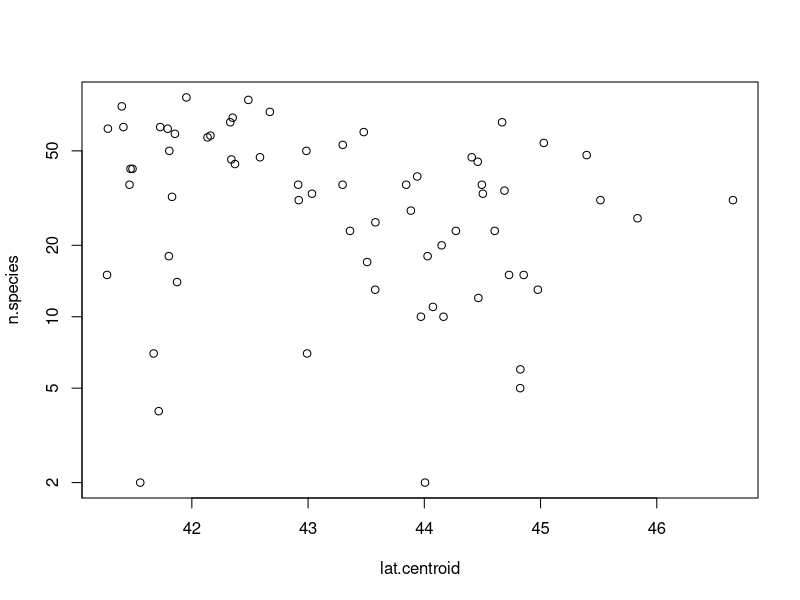
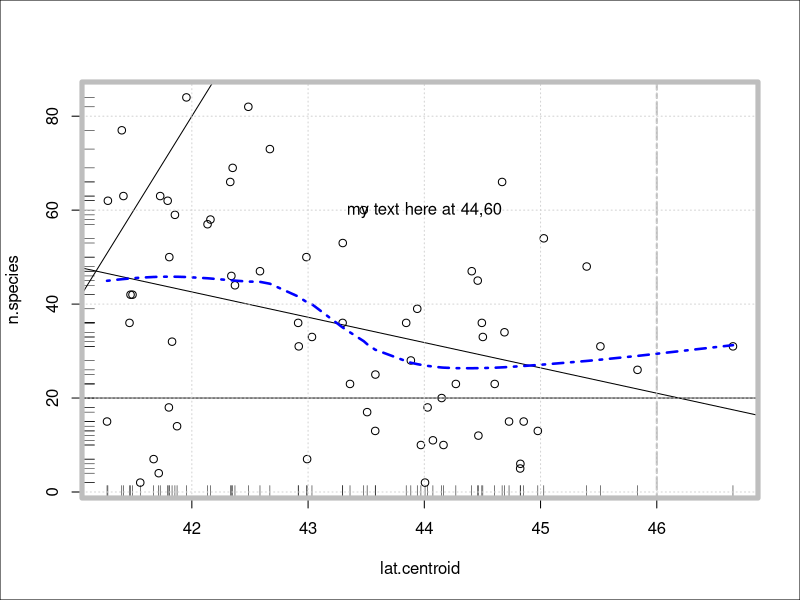
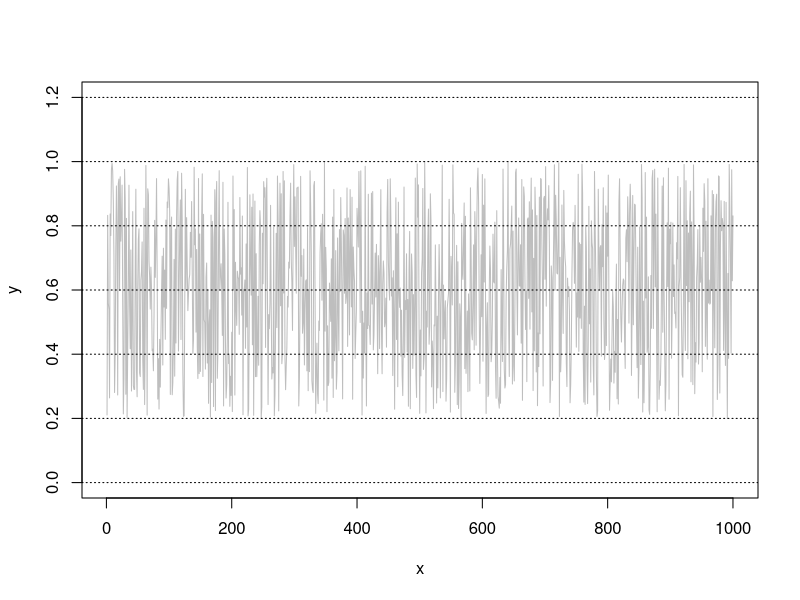
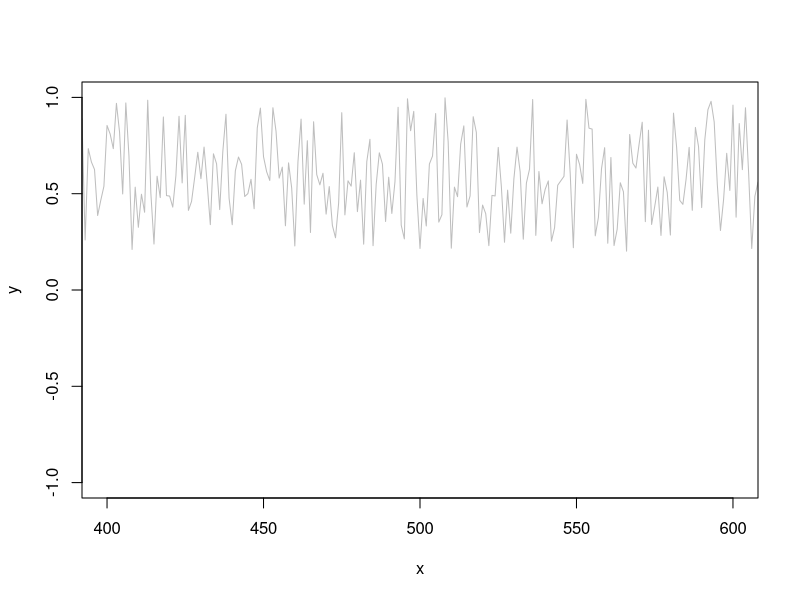
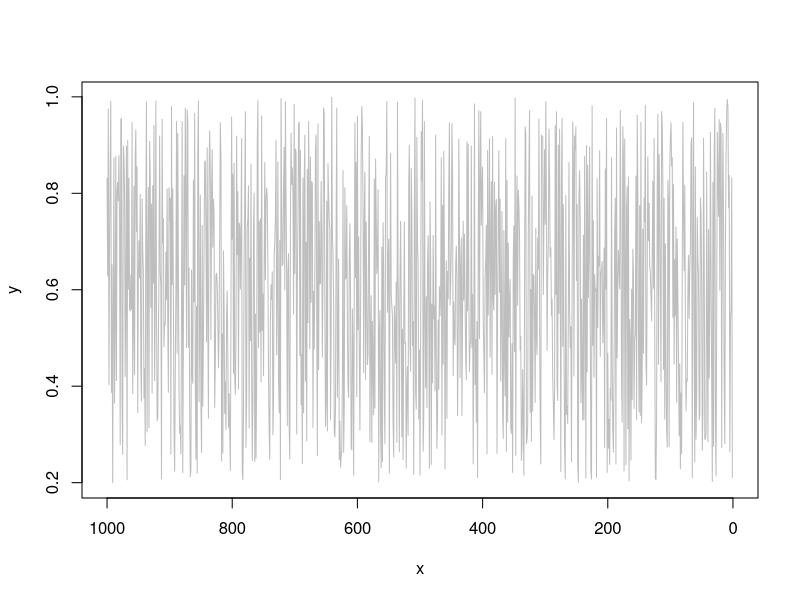
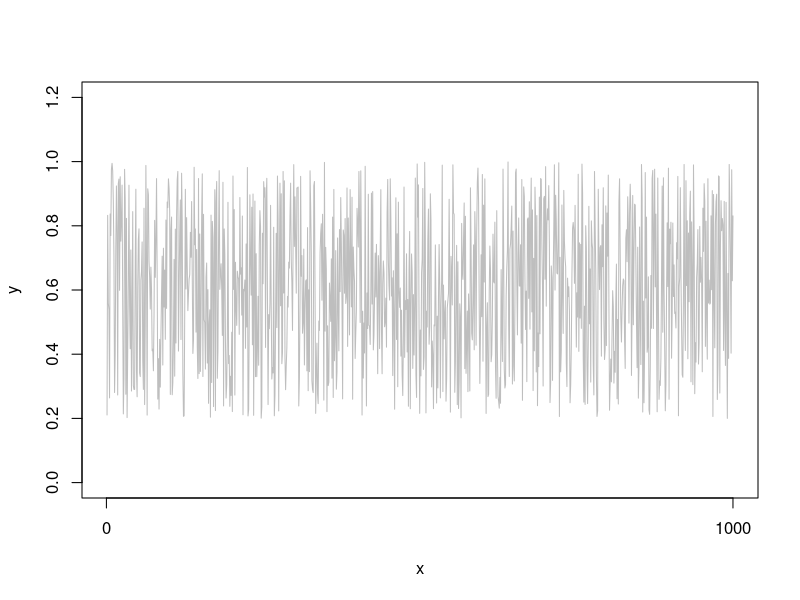
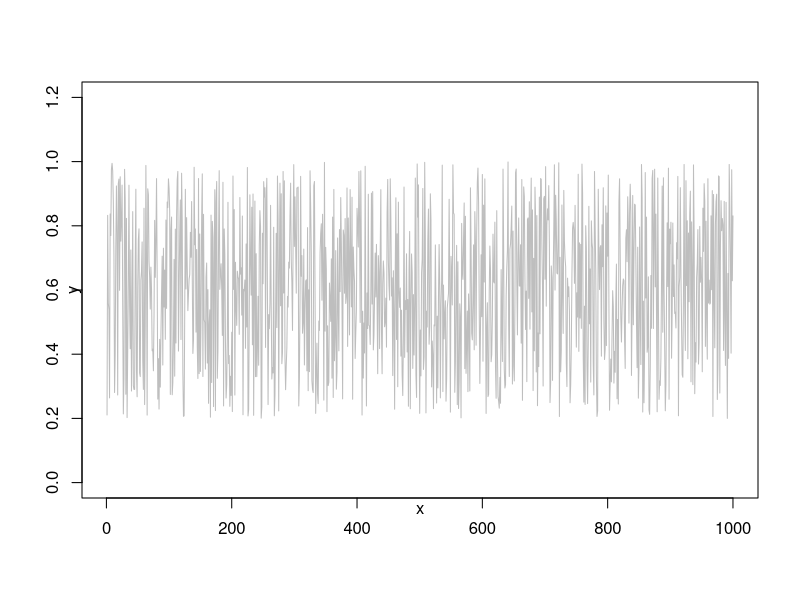
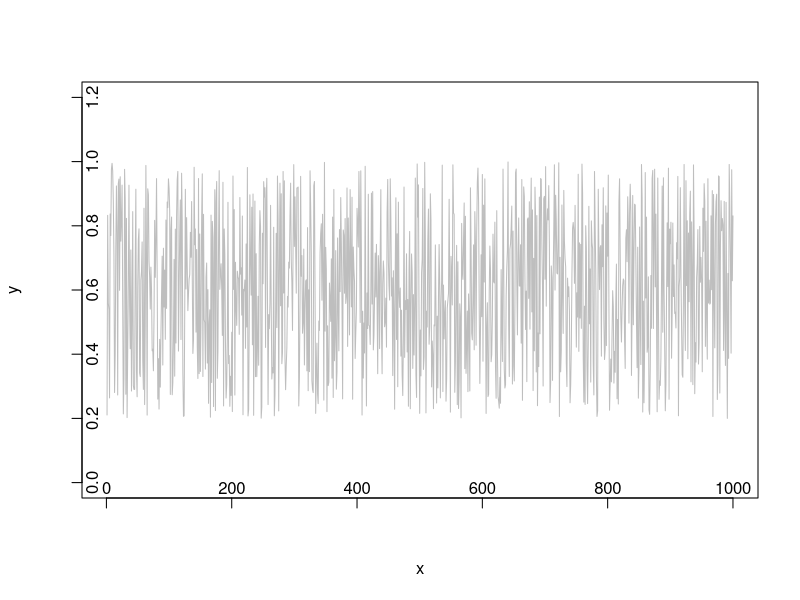

These figures' R source, in order:
#Lecture #24: Base Graphics I
#PWC
#April 25, 2017

#Preserving Defaults, Attaching A Data Frame

####################################################
#  Standard calls for preserving defaults, and reading a csv
par() # a ridiculous number of graphic parameters
opar <- par(no.readonly=TRUE) # store defaults of changeable options
Ant.Data <- read.table(file="antcountydata.csv",
                       header=TRUE,
                       sep=",",
                       stringsAsFactors=FALSE)
attach(Ant.Data) # to cut down on typing of data frame name

##############################################################
#Basic Graphs & Lines
plot(x=lat.centroid,y=n.species,log="y") # log transforms; use x,y, or xy
plot(x=lat.centroid,y=n.species)
abline(h=20) # drawing a horizontal line
abline(v=46,lwd=2,lty="twodash",col="grey") # drawing a vertical line
abline(a=-1600,b=40) # intercept and slope
abline(lm(n.species~lat.centroid)) # standard regression
lines(lowess(n.species~lat.centroid),col="blue",lty="dotdash",lwd=2.5)
rug(lat.centroid) # show the density of data points
rug(n.species,side=2) # can be done on any axis for any variable
grid()
box(which="outer") # box options: outer, inner, figure, plot
box(col="gray",lwd=5)
text(44,60,"my text here at 44,60") # located using points along the xy axis

##############################################################
#Standard Axes
par(opar)
x <- 1:1000
y <- runif(1000,0.2)
plot(x,y,type="l",col="grey",ylim=c(0,1.2))
grid(nx=NA,ny=NULL,col="black")

# adjustments for standard axes

# use  xlim and y lim for clipping or adding white space
plot(x,y,type="l",col="grey",xlim=c(400,600),ylim=c(-1,1))

# use xlim and ylim reversed to flip axes
plot(x,y,,type="l",col="grey",xlim=c(1000,0))

# use lab for ticks x,y, len of label (default=7)
plot(x,y,type="l",col="grey",ylim=c(0,1.2),
     lab=c(1,5,7))

# use mgp for lines of text from edge. 3 numbers are:
# 1) margin label; 2) tick mark labels; 3) axis line
# defaults are 3,1,0

plot(x,y,type="l",col="grey",ylim=c(0,1.2),
     mgp=c(0,1,0)) # pulls in label

plot(x,y,type="l",col="grey",ylim=c(0,1.2),
     mgp=c(3,-1,0)) # pulls in label to inside


plot(x,y,type="l",col="grey",ylim=c(0,1.2),
     mgp=c(3,1,1)) # moves out entire axis

# use tcl to control length and direction of ticks; default=-0.5
plot(x,y,type="l",col="grey",ylim=c(0,1.2),
     tcl=1,lab=c(5,5,7))

# could pull in labels and use inner tick marks
# use las to flip tick labels to all horizontal
plot(x,y,type="l",col="grey",xlim=c(-40,1000),ylim=c(0.17,1),
     tcl=0.3,mgp=c(2,0.2,0),las=1,ann=FALSE,bty="L")

# use xlog in par or log in plot for transform
plot(x,y,type="l",col="grey",log="x")

# use xaxs and yaxs to control style of axis setting
# default = r = expanded range
# or set as i = exact range

par(pty="s") # the shape of the frame, s=square
par(mfrow=c(2,1))
par(mar=c(2,2,1,1))
plot(x,y,type="l",col="grey",ann=FALSE,xaxs="r")
plot(x,y,type="l",col="grey",ann=FALSE,xaxs="i")

######################################################
#Custom Axes
par(opar)
# create random data with gamma distribution
x <- 1:20
y <- rgamma(20,1,2)

# set x limit to avoid clipping at start
par(mar=c(5,4,4,4))
plot(x,y,type="b",pch=23,bg="slateblue",
     xlim=c(0,20),ylim=c(0,1.3),
     axes=FALSE,ann=FALSE)

# use sequence and take default tick labels
axis(1,at=seq(0,20,by=5))

# use mtext to add text labels in the margins
mtext("Time",1,line=3)

# use sequence and override with user labels
axis(2, at=seq(0,1.3,length=4),labels=c("low","med","high","peak"),
     las=2)

# thicken up tick lines and move axis out a bit
axis(3,at=seq(0,20,by=5),line=1,lwd=2,lwd.ticks=2,font=2)

# move the axis and ticks inward with the mgp argument
axis(4,at=seq(0,1.3,length=4),labels=c("l","m","h","p"),
     las=2,mgp=c(0,1.4,1.9),tcl=2,
     col.axis="red",col="slateblue")

# overplot the axis to easily create minor tick marks
axis(4,at=seq(0,1.3,length=7),labels=FALSE,
     mgp=c(0,1.4,1.9),tcl=0.75,
     col="slateblue")
par(opar)

#################################################
#Cleaned Up Regression
par(mar=c(5,6,2,2)+0.1)
plot(x=lat.centroid,y=n.species,
     xlab="Latitude",ylab="Number of Species",
     las=1,cex.axis=1.2,cex.lab=1.5)
reg.model <- lm(n.species~lat.centroid)
abline(reg.model)
rug(n.species,side=2)
grid()

############################################
#Text Annotations
x <- 1:5
y <- seq(1,5,1)
plot(x,y)
text(1,1,"right",pos=4) # use pos to offset the text
# use vectors for multiple plotting
plot(x,y,ann=FALSE, axes= FALSE, col="green")
box(col="gray")
text(x[-3],y[-3],c("right","top","bottom","left"),pos=c(4,3,1,2))
text(3,3,"overlay")
text(4,2,"angle = 10 degrees",srt=10)

# illustration of plot math
plot(x,y,ann=FALSE, axes= FALSE, type="n")
box(col="gray")

text(3,4,
     expression(sqrt(x[i]^2+y[i]^2)-hat(beta)))


text(3,3,
     expression(bar(x) == sum(frac(x[i], n),
                              i == 1,n)))

# alter size, color, font, and rotation
text(3,3,
     expression(bar(x) == sum(frac(x[i], n),
                              i == 1,n)),
     cex=4,col="red",font=1,srt=-10)

text(3,2,
     expression(paste("Temperature (", degree,
                      "C) in 2013")))

#######################################################
#Graphical Annotations
x <- 1:10
y <-runif(10)

plot(x,y,type="n",xlim=c(0,10),ylim=c(0,1))

points(x,y)
lines(x,y)

xspline(x,y,shape=0) # -1,0,1
xspline(x,y,shape=1,open=FALSE)
polygon(x,y,col="coral")

rect(8,0.1,10,0.2,col="blue")
rect(0,0,x,y,lty="dashed")
segments(0,1,3,0)
segments(0,0,x,y)
arrows(0,0,x,y)
points(0,0)

#######################################################
#Clean Up & Detach
detach(Ant.Data) # detach ant data
par(opar) # restore original parameters

####################################
#Panel Layout & 4 Variations On Plot Type
####################################################
# illustrating panel layout and 4 variations on plot type
Random.Data <- rnorm(20)
time <- 1:20
par(mfrow=c(3,2))
plot(Random.Data,type="p")
plot(Random.Data,type="l")
plot(Random.Data,type="b")
plot(Random.Data,type="o")
plot(Random.Data,type="s")
plot(Random.Data,type="h")

par(opar)
plot(Random.Data,type="n")

####################################################
#Special Plots With Linear Model
attach(Ant.Data)
####################################################
# illustrating special plots that come with a linear model
par(mfrow=c(2,2))
Ant.Model <- lm(n.species~lat.centroid)
summary(Ant.Model)
plot(Ant.Model)
plot(lat.centroid,n.species)
abline(Ant.Model)
abline(h=10,lty="dashed")
abline(v=45,col="red",lty="dotdash")

####################################################
#Plots In A Single Dimension
# illustrating plots for a single dimension of data
par(mfrow=c(1,2))

plot(n.species) # plots numeric data in order
plot(table(ecoregion)) # plots tabled counts of factors as lines

barplot(table(ecoregion))
Little.Data <- c(3,2,1,5,6)
names(Little.Data) <- LETTERS[1:5]
barplot(Little.Data) # plots numeric data as bar heights

pie(Little.Data) # plots numeric data as pie slices     
dotchart(Little.Data) # plots numeric data as ordered dot plots

boxplot(n.species) # plots numeric data as box plot
hist(n.species) # plots numeric data as histogram
stripchart(Little.Data) # plots numeric data in a single strip chart
plot(density(n.species)) # plots kernel density of a numeric variable

###############################################################
#Bar Plot With Custom Error Bars
ecoregion.means <- by(n.species,ecoregion,mean)

barplot(ecoregion.means,names.arg=letters[1:5],
        ylim=c(0,100))
midpoints <- barplot(ecoregion.means,plot=FALSE)
ecoregion.sd <- by(n.species,ecoregion,sd)

arrows(midpoints,ecoregion.means,midpoints,
       ecoregion.means+ecoregion.sd,angle=90,
       length=0.1)

# For a double-headed arrow, adjust starting
# points and use code=3
arrows(midpoints,ecoregion.means-ecoregion.sd,midpoints,
       ecoregion.means+ecoregion.sd,angle=90,
       length=0.1,code=3)
points(midpoints,ecoregion.means,pch=19)

# plotting points with asymmetric
# confidence intervals
par(opar)

# using the quantile function
z <- rnorm(1000)
quantile(z,probs=0.95)
hist(z)
abline(v=quantile(z,probs=c(0.05,0.95)),lty="dashed",col="red")
abline(v=quantile(z,probs=c(0.025,0.975)),lty="dotted",col="blue")

# Calculate Confidence intervals with the by function
quantile(n.species,probs=0.025)
Con.low <- by(n.species,ecoregion,quantile,probs=0.025)
Con.high <- by(n.species,ecoregion,quantile,probs=0.975)

# set up a blank plot (show code first)
plot(1:5,1:5)
plot(1:5,1:5,xlim=c(0.5,5),ylim=c(0,100))
plot(1:5,1:5,xlim=c(0.5,5),ylim=c(0,100),type="n")

# fully blank plot
plot(1:5,1:5,xlim=c(0.5,5),ylim=c(0,100),type="n",
     ,axes= FALSE,ann=FALSE)

# add axes with labels
axis(1,at=seq(1:5),labels=letters[1:5])
axis(2)
mtext("Number of Species",side=2,line=2.5)
box(bty="L")
arrows(1:5,ecoregion.means,1:5,Con.low,angle=90,length=0.1)
arrows(1:5,ecoregion.means,1:5,Con.high,angle=90,length=0.1)
points(1:5,ecoregion.means,pch=23,cex=1.5,bg="gold")
abline(h=seq(0,100,by=20),col="gray",lty="dotted")

# add minor tick marks
# first find your location in the plot
points(1,0)
points(0,0)
points(0.5,0)
par("usr") # get limits

# try plotting a point points(0.32,10)
points(0.32,10)
par("xpd")
par(xpd=TRUE) # change clippig to figure region
points(0.32,10)
# first refresh plot
segments(rep(0.32,5),seq(10,90,length=5),rep(0,5),seq(10,90,length=5))



#########################################################
#Layout Function For Visualizing Plot Space
#############################################
# Creating a function for illustrating plot layouts
my.layout <- function (x=1) {
  for (i in 1:x) plot(runif(100),type="b",
                      col="gray",lwd=2,ann=FALSE,las=1)
  
  mtext("X axis label",side=1,font=2,line=3)
  mtext("Y axis label",side=2,font=2,line=3)
  mtext("Top Plot label",side=3,font=2,line=1)
  mtext("Side\nPlot\nLabel",side=4,font=2,line=1,las=1)
  mtext("BOTTOM OUTER MARGIN LABEL",side=1,font=2,line=1,cex=2,outer=TRUE)
  mtext("SIDE OUTER MARGIN LABEL",side=2,font=2,line=1,cex=2,outer=TRUE)
  mtext("TOP OUTER MARGIN LABEL",side=3,font=2,line=1,cex=2,outer=TRUE)
  mtext("SIDE\nOUTER\nMARGIN\nLABEL",side=4,font=2,line=1,cex=2,outer=TRUE,las=1)
  
  box(which="outer",col="red",lwd=4)
  box(which="inner",col="blue",lwd=4)
  box(which="figure",col="darkgreen",lwd=4)
  box(which="plot",col="goldenrod",lwd=4)
  
  par(opar)
}
############################################
# Check out appearance with default settings

my.layout(1)
#########
###########################################
# Adjusting Margins of a Single Figure with mar (= lines of text)

par("mar")

par(mar=c(5,5,4,4))
my.layout(1)
##########################################
# Adding outer plot margins with oma (= lines of text)

par("oma")
par(oma=c(3,3,3,8))
my.layout(1)

##########################################

# Creating a square plot with pty (default = "m")

par("pty")
par(pty="s")

my.layout(1)
####################
########################################
# Using mfrow for multi-panel plots

par("mfrow")
par(mfrow=c(3,2))
my.layout(6)

# Add in your outer margins & square plot regions

par("oma")
par(oma=c(6,6,6,6))
par(pty="s")
par(mar=c(2,2,2,2))
par(mfrow=c(3,4))
my.layout(12)

###############################################
# Gaining more control with the layout function

layout(matrix(1:6,nrow=3,byrow=TRUE))
layout.show(6)
my.layout(6)

# Matrix elements give the order of filling
layout(matrix(c(1,2,3,4,6,5),nrow=3,byrow=FALSE))
layout.show(6)
my.layout(6)

###########################################
# as before, outer margins can be added

layout(matrix(1:6,nrow=3,byrow=TRUE))
layout.show(6)
par("oma")

par(oma=c(4,4,4,4))
layout.show(6)
my.layout(6)

##################################################
# use "respect" option to square up the entire figure region

layout(matrix(1:6,nrow=3,byrow=TRUE),respect=TRUE)
layout.show(6)

par(oma=c(4,4,4,4))
layout.show(6)

###################################################
# allows for more compact figures; use with pty="s"

layout(matrix(1:12,nrow=3,byrow=TRUE),respect=TRUE)
layout.show(12)
